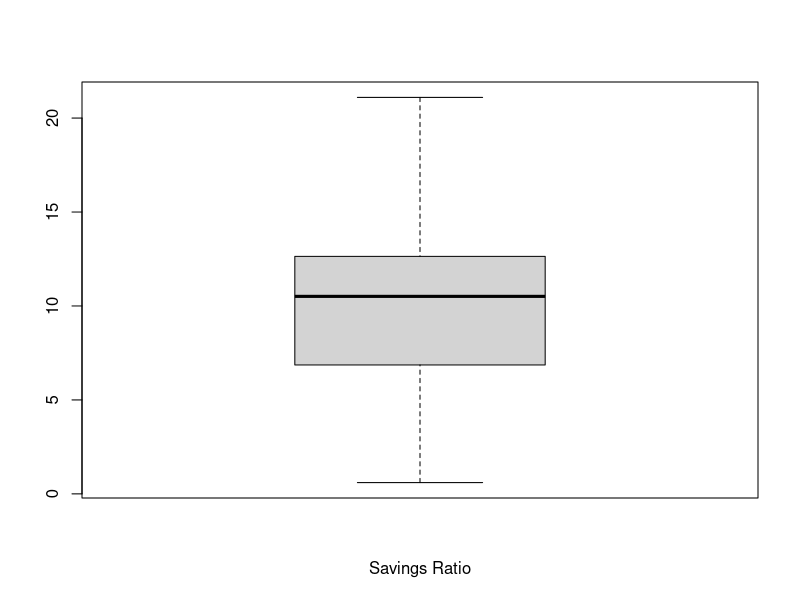
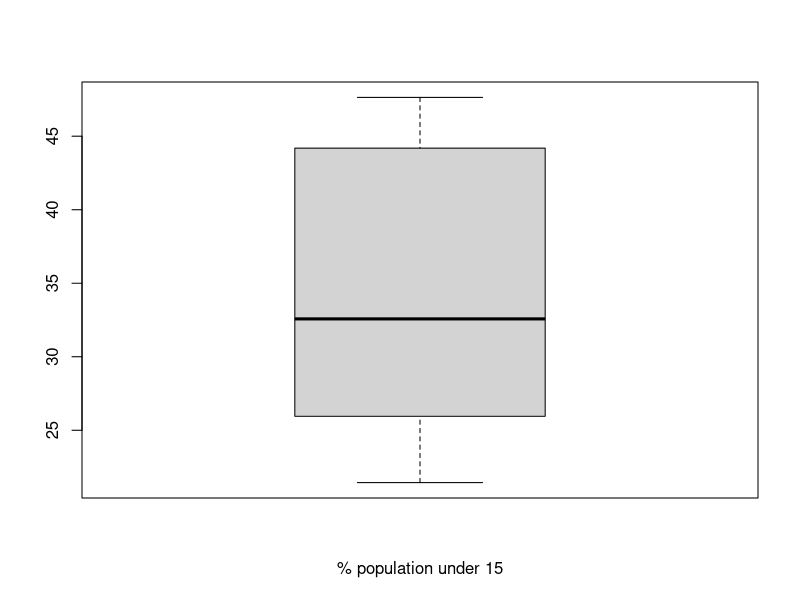
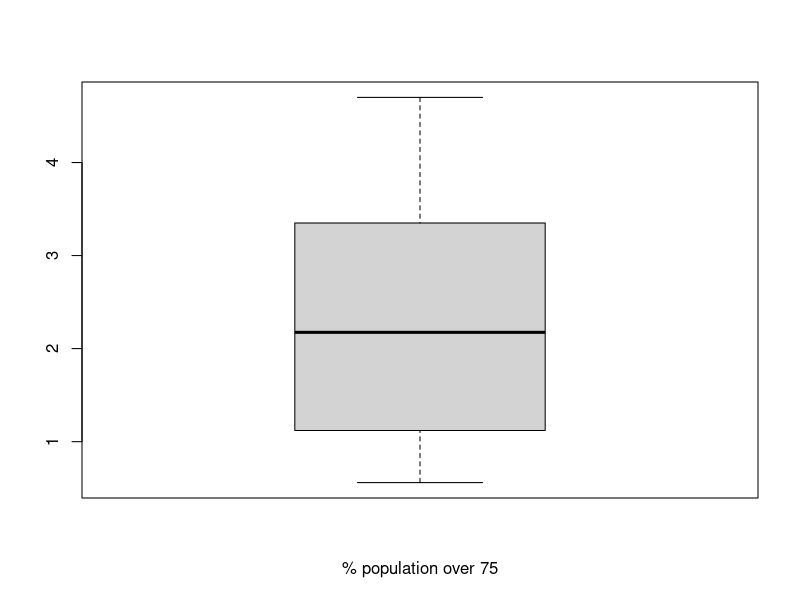
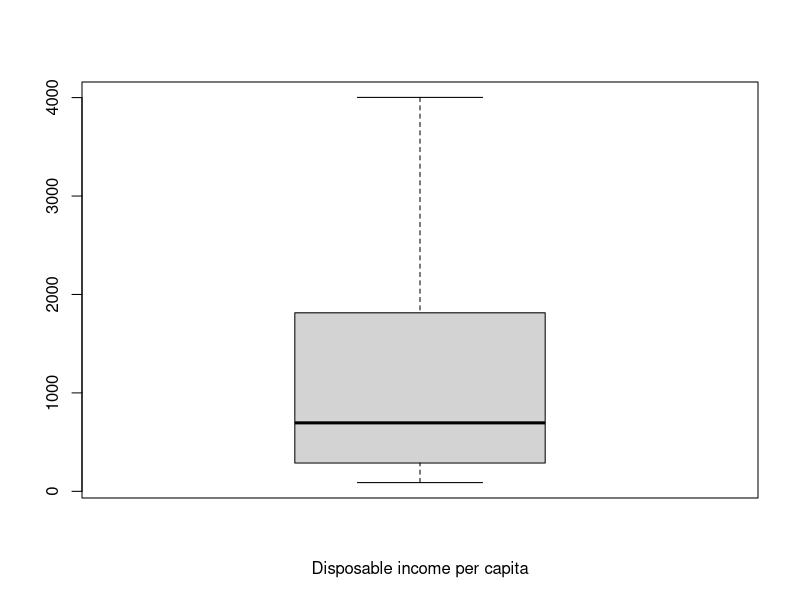
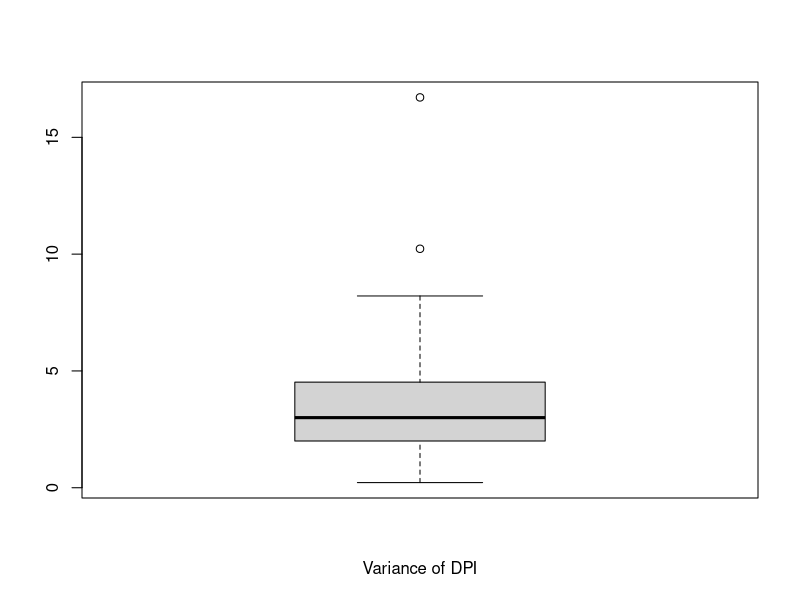
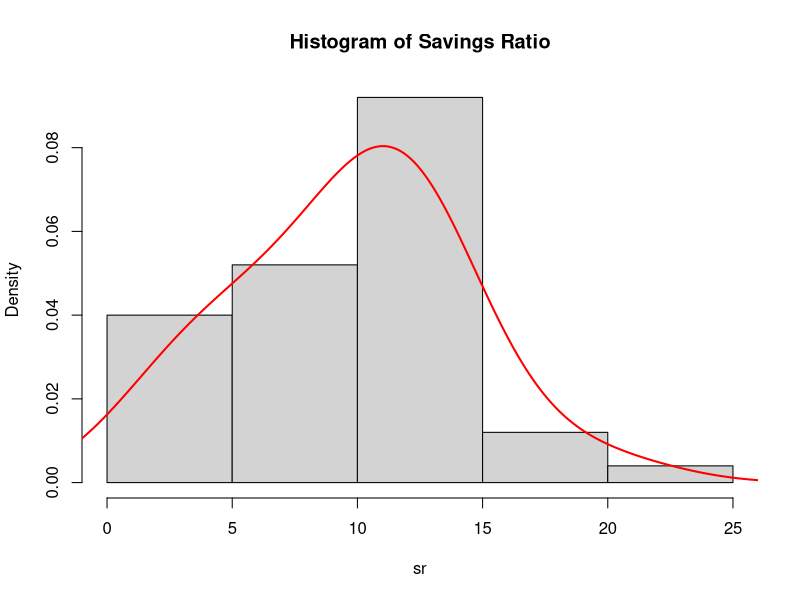
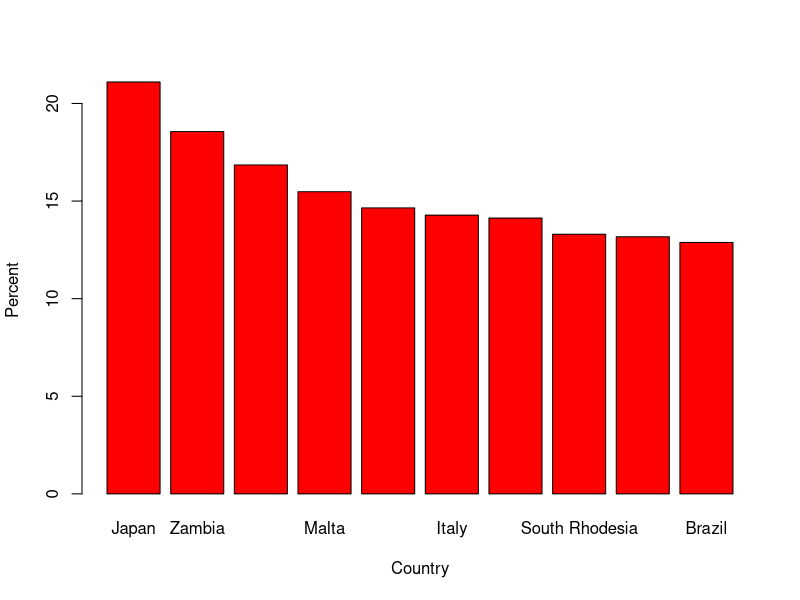
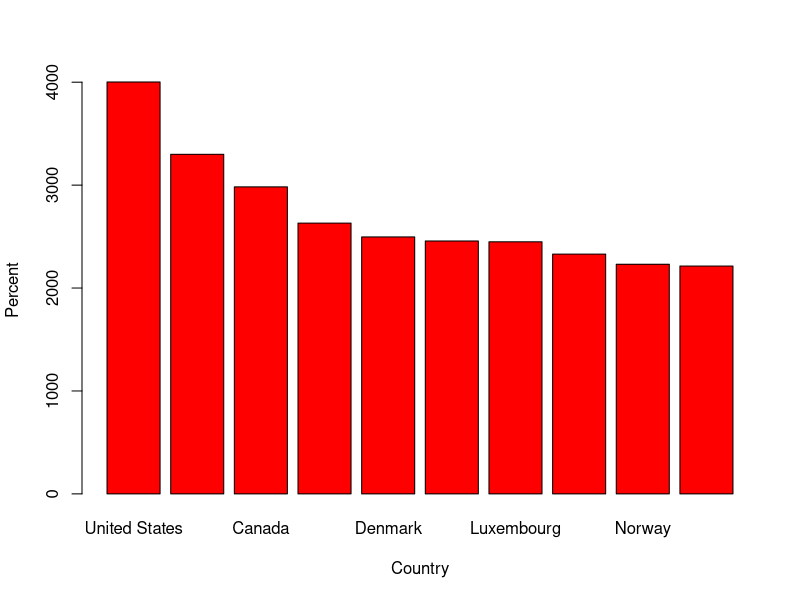

These charts were generated, in order, by the following R code:
## ---- chunk 1
knitr::opts_chunk$set(echo = TRUE)
## ---- chunk 2
library(dplyr)
attach(LifeCycleSavings)
## ---- chunk 3
summary(LifeCycleSavings)
## ---- chunk 4
str(LifeCycleSavings)

## ---- chunk 5
mean(sr)
sd(sr)
## ---- chunk 6
cor(LifeCycleSavings[, c("sr","pop15", "pop75", "dpi", "ddpi")])
## ---- chunk 7
boxplot(sr, xlab = 'Savings Ratio')
boxplot(pop15, xlab = '% population under 15')
boxplot(pop75, xlab = '% population over 75')
boxplot(dpi, xlab = 'Disposable income per capita')
boxplot(ddpi, xlab = 'Variance of DPI')
## ---- chunk 8
hist(sr, main = 'Histogram of Savings Ratio', probability = TRUE)
lines(density(sr, adjust = 1.5), col = 'red', lwd = 2)
## ---- chunk 9
top10sr <- arrange(LifeCycleSavings, desc(sr)) %>% select('sr')
top10sr<- top10sr %>% top_n(10)
print(top10sr)
## ---- chunk 10
barplot(top10sr$sr, 
        names = row.names(top10sr), 
        xlab = 'Country', 
        ylab = 'Percent', 
        col = if (top10sr$sr[1]) {'red'})
## ---- chunk 11
top10dpi <- arrange(LifeCycleSavings, desc(dpi)) %>% select('dpi')
top10dpi<- top10dpi %>% top_n(10)
print(top10dpi)
## ---- chunk 12
barplot(top10dpi$dpi, 
        names = row.names(top10dpi), 
        xlab = 'Country', 
        ylab = 'Percent', 
        col = if (top10dpi$dpi[1]) {'red'})
## ---- chunk 13
require(stats); require(graphics)
pairs(LifeCycleSavings, panel = panel.smooth,
      main = "LifeCycleSavings data")
